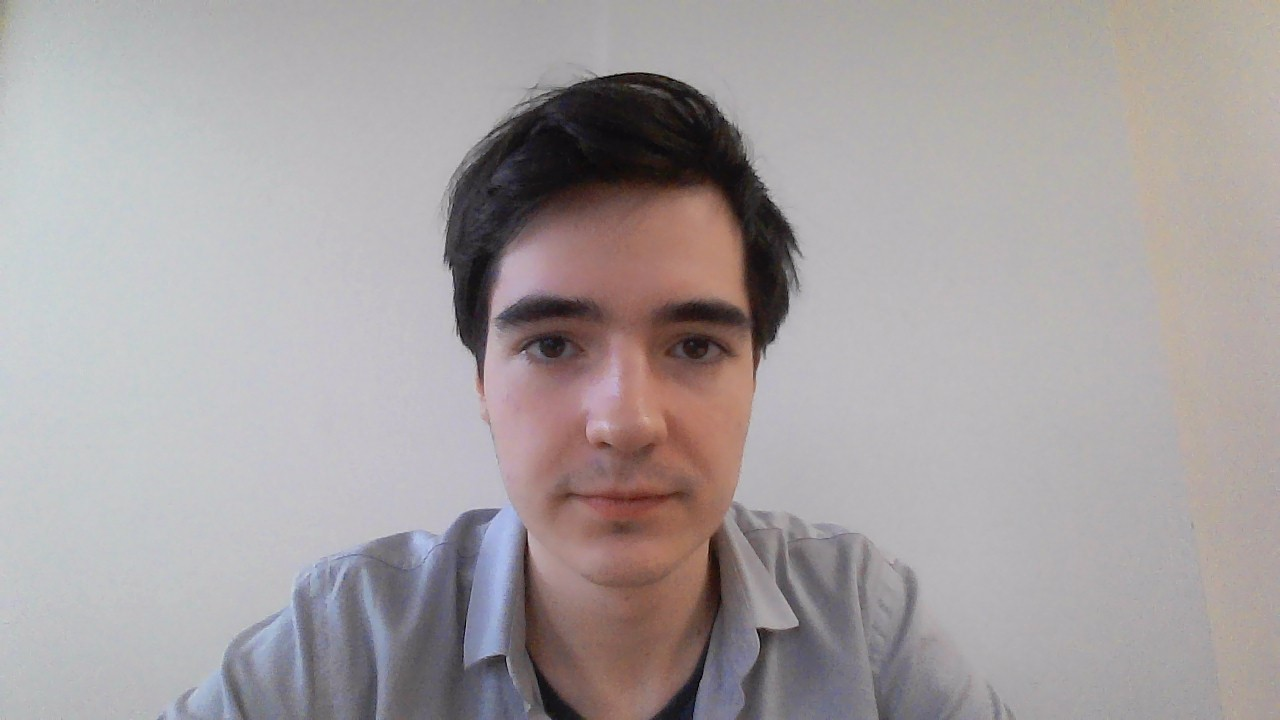
#> input picture images/frame.jpg, 1280 x 720 px
$ jupyter execute line_convolutions.ipynb
#> lines starting #> are read from the running program, lines starting #| are printed output that depends on the picture; after the words box and inside, x2 and y2 are one past the last pixel; in counts of white or black regions, pixels touching at a corner belong together
[cell 1]
from PIL import Image
from matplotlib import pyplot as plt
import numpy as np
from scipy.signal import fftconvolve

[cell 2]
img = Image.open('images/frame.jpg').convert('L')
img.save('images/frame_gray.png')

[cell 3]
img = np.array(Image.open('images/frame_gray.png'))
plt.imshow(img, cmap='gray', vmin=0, vmax=255)

[cell 4]
X = 1/5
H = -1/16
kernel = np.array([
    [0, H, H, H, 0],
    [H, H, X, H, H],
    [H, X, X, X, H],
    [H, H, X, H, H],
    [0, H, H, H, 0]
])

[cell 5]
conv_image = fftconvolve(img, kernel)

[cell 6]
new_image = np.zeros(
    tuple(conv_image.shape) + (3,),
    dtype=np.uint8
)

red = conv_image.copy()
np.place(red, red > 0, 0)
red = abs(red)
np.place(red, red > np.ceil(red.flatten().mean()), 255)
#> red: shape (724, 1284) float64; min 0, max 255, mean 24.4
np.place(red, red <= np.ceil(red.flatten().mean()), 0)
#> red: shape (724, 1284) float64; 9.5% white in thin lines or dots

blue = conv_image.copy()
np.place(blue, blue < 0, 0)
np.place(blue, blue > np.ceil(blue.flatten().mean()), 255)
#> blue: shape (724, 1284) float64; min 0, max 255, mean 25.2
np.place(blue, blue <= np.ceil(blue.flatten().mean()), 0)
#> blue: shape (724, 1284) float64; 9.8% white in thin lines or dots

new_image[:,:,0] = red.astype(np.uint8)
new_image[:,:,2] = blue.astype(np.uint8)
#> new_image: shape (724, 1284, 3); mean of channels 0, 1, 2 24.3, 0, 25

[cell 7]
plt.imshow(new_image)

[cell 8]
Image.fromarray(new_image).save('images/lines.png')

[cell 9]
new_image = np.zeros(
    tuple(conv_image.shape) + (3,),
    dtype=np.uint8
)

pixels = conv_image.astype(np.int8).copy()
np.place(pixels, pixels > 0, 0)
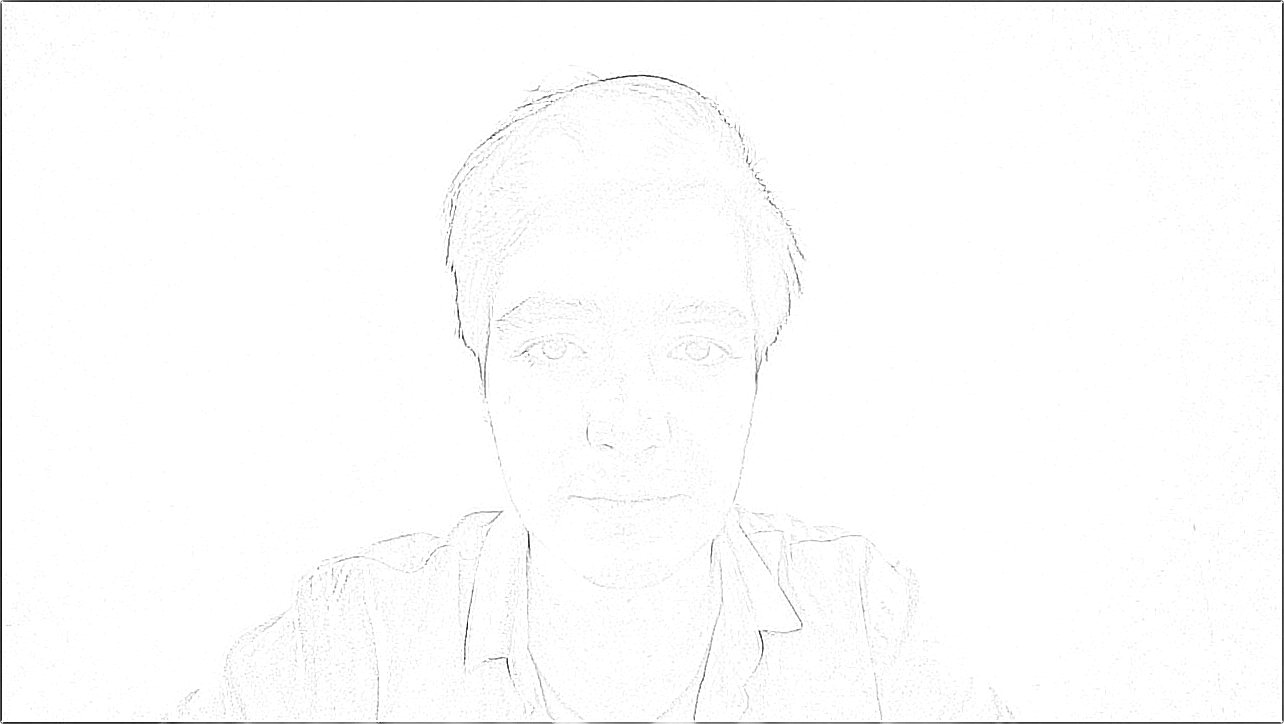
#> pixels: shape (724, 1284) int8; min -49, max 0, mean -0.514; drawn with min black and max white
pixels = abs(pixels).astype(np.uint8)
np.place(pixels, pixels > np.ceil(pixels.flatten().mean()), 255)
#> pixels: shape (724, 1284); min 0, max 255, mean 12.3
np.place(pixels, pixels <= np.ceil(pixels.flatten().mean()), 0)
#> pixels: shape (724, 1284); 4.8% white in thin lines or dots

new_image[:,:,0] = pixels
new_image[:,:,1] = pixels
new_image[:,:,2] = pixels
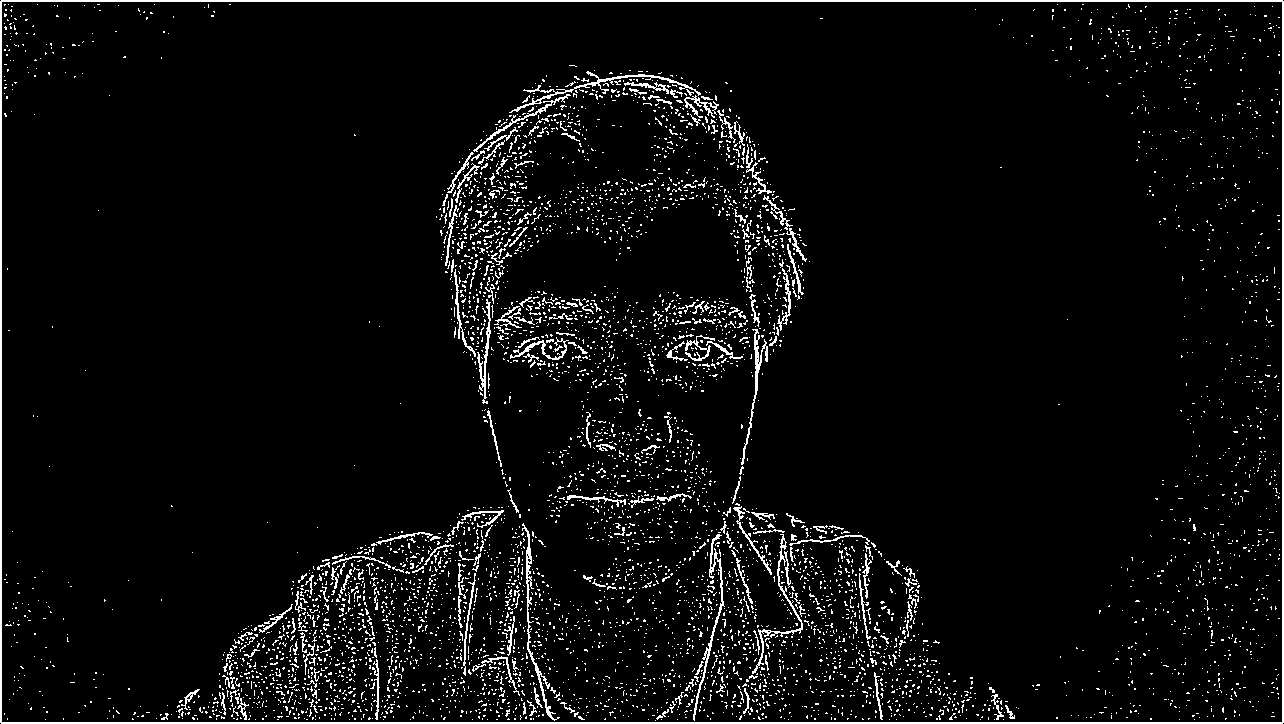
#> new_image: shape (724, 1284, 3); 4.8% white in thin lines or dots

[cell 10]
plt.imshow(pixels, cmap='gray', vmin=0, vmax=255)

[cell 11]
Image.fromarray(new_image).save('images/lines_white.png')

[cell 12]
H = -1/8
kernel3 = np.array([
    [H, H, H],
    [H, 1, H],
    [H, H, H]
])

[cell 13]
conv_image = fftconvolve(img, kernel3)
#> conv_image: shape (722, 1282) float64

[cell 14]
new_image_k3 = np.zeros(
    tuple(conv_image.shape) + (3,),
    dtype=np.uint8
)

red = conv_image.copy()
np.place(red, red > 0, 0)
#> red: shape (722, 1282) float64
red = abs(red)
np.place(red, red > np.ceil(red.flatten().mean()), 255)
#> red: shape (722, 1282) float64; min 0, max 255, mean 25.2
np.place(red, red <= red.flatten().mean()+1, 0)
#> red: shape (722, 1282) float64; 9.8% white in thin lines or dots

blue = conv_image.copy()
np.place(blue, blue < 0, 0)
#> blue: shape (722, 1282) float64
np.place(blue, blue > np.ceil(blue.flatten().mean()), 255)
#> blue: shape (722, 1282) float64; min 0, max 255, mean 25.7
np.place(blue, blue <= np.ceil(blue.flatten().mean()), 0)
#> blue: shape (722, 1282) float64; 10% white in thin lines or dots

new_image_k3[:,:,0] = red.astype(np.uint8)
new_image_k3[:,:,2] = blue.astype(np.uint8)
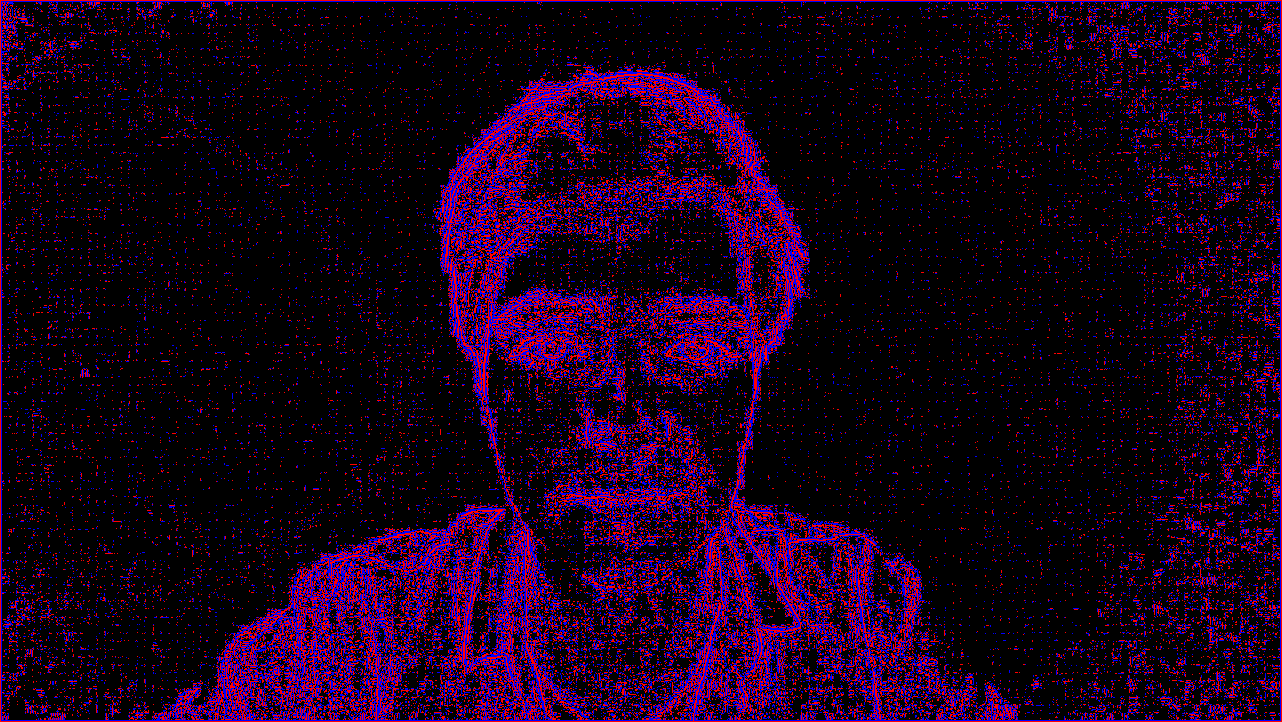
#> new_image_k3: shape (722, 1282, 3); mean of channels 0, 1, 2 25.1, 0, 25.5; drawn as R, G, B

[cell 15]
plt.imshow(new_image_k3)

[cell 16]
new_image_k3 = np.zeros(
    tuple(conv_image.shape) + (3,),
    dtype=np.uint8
)

pixels = conv_image.astype(np.int8).copy()
#> pixels: shape (722, 1282) int8
np.place(pixels, pixels > 0, 0)
pixels = abs(pixels).astype(np.uint8)
np.place(pixels, pixels > np.ceil(pixels.flatten().mean()), 255)
np.place(pixels, pixels <= np.ceil(pixels.flatten().mean()), 0)
#> pixels: shape (722, 1282); 4.5% white in thin lines or dots

new_image_k3[:,:,0] = pixels
new_image_k3[:,:,1] = pixels
new_image_k3[:,:,2] = pixels
#> new_image_k3: shape (722, 1282, 3); 4.5% white in thin lines or dots

[cell 17]
plt.imshow(pixels, cmap='gray', vmin=0, vmax=255)

[cell 18]
Image.fromarray(new_image_k3).save('images/lines_white_k3.png')

[cell 19]
X = -1/24
H = 1/13
kernel7 = np.array([
    [0, 0, X, X, X, 0, 0],
    [0, X, X, H, X, X, 0],
    [X, X, H, H, H, X, X],
    [X, H, H, H, H, H, X],
    [X, X, H, H, H, X, X],
    [0, X, X, H, X, X, 0],
    [0, 0, X, X, X, 0, 0]
])

[cell 20]
conv_image = fftconvolve(img, kernel7)
#> conv_image: shape (726, 1286) float64

[cell 21]
new_image_k7 = np.zeros(
    tuple(conv_image.shape) + (3,),
    dtype=np.uint8
)

red = conv_image.copy()
np.place(red, red > 0, 0)
#> red: shape (726, 1286) float64
red = abs(red)
np.place(red, red > np.ceil(red.flatten().mean()), 255)
#> red: shape (726, 1286) float64; min 0, max 255, mean 25.3
np.place(red, red <= np.ceil(red.flatten().mean()), 0)
#> red: shape (726, 1286) float64; 9.9% white; 7134 white regions (6644 under 20 px), largest, box (x1, y1, x2, y2) and area: (0, 0, 1286, 726) 12025, (440, 75, 746, 269) 4143, (732, 220, 792, 581) 2508

blue = conv_image.copy()
np.place(blue, blue < 0, 0)
#> blue: shape (726, 1286) float64
np.place(blue, blue > np.ceil(blue.flatten().mean()), 255)
#> blue: shape (726, 1286) float64; min 0, max 255, mean 25.6
np.place(blue, blue <= np.ceil(blue.flatten().mean()), 0)
#> blue: shape (726, 1286) float64; 10% white in thin lines or dots

new_image_k7[:,:,0] = red.astype(np.uint8)
new_image_k7[:,:,2] = blue.astype(np.uint8)
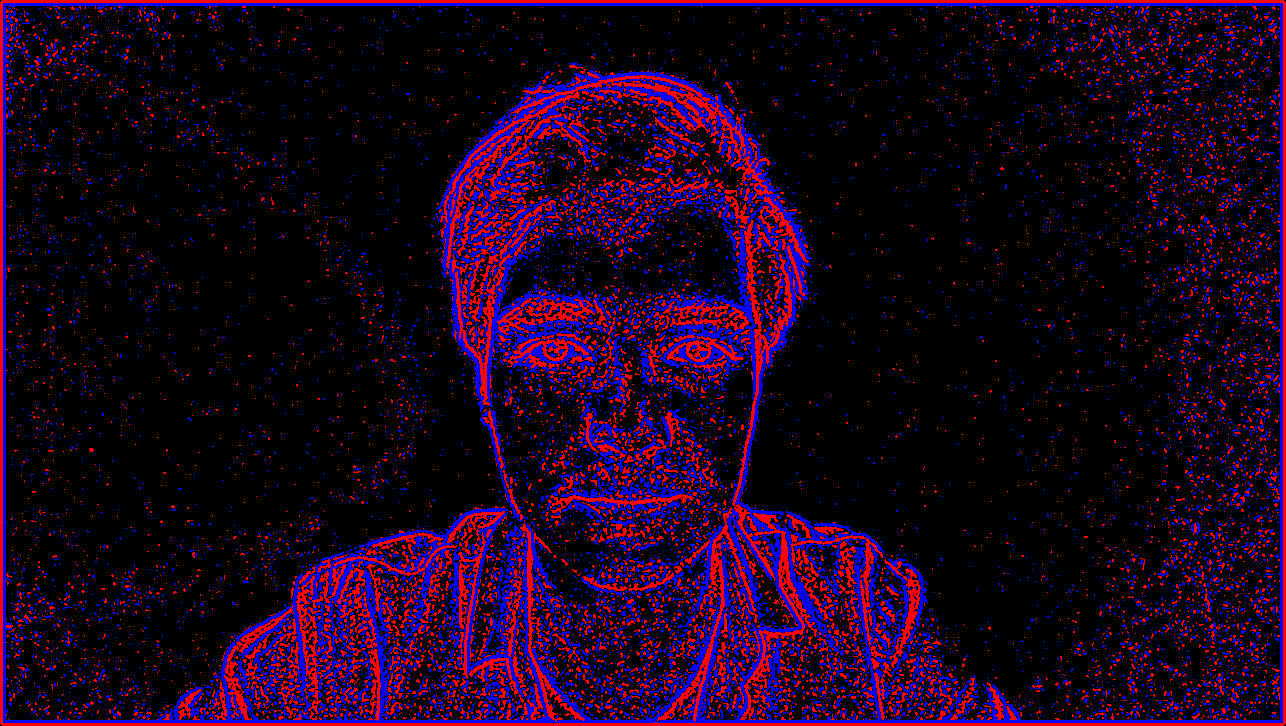
#> new_image_k7: shape (726, 1286, 3); mean of channels 0, 1, 2 25.2, 0, 25.4; drawn as R, G, B
